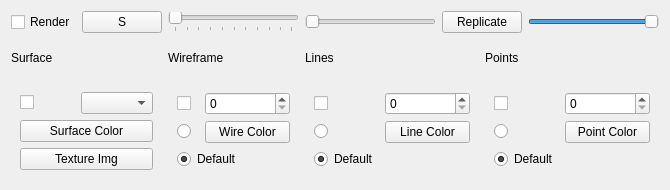
<?xml version="1.0" encoding="UTF-8"?>
<ui version="4.0">
 <class>SurfaceRenderingPropertiesBase</class>
 <widget class="QWidget" name="SurfaceRenderingPropertiesBase">
  <property name="geometry">
   <rect>
    <x>0</x>
    <y>0</y>
    <width>670</width>
    <height>190</height>
   </rect>
  </property>
  <property name="windowTitle">
   <string>Form</string>
  </property>
  <layout class="QGridLayout" name="gridLayout_5">
   <item row="0" column="0">
    <widget class="QCheckBox" name="m_CheckBox_Render">
     <property name="text">
      <string>Render</string>
     </property>
    </widget>
   </item>
   <item row="0" column="1">
    <widget class="QPushButton" name="m_PushButton_QSA">
     <property name="sizePolicy">
      <sizepolicy hsizetype="Preferred" vsizetype="Preferred">
       <horstretch>0</horstretch>
       <verstretch>0</verstretch>
      </sizepolicy>
     </property>
     <property name="text">
      <string>S</string>
     </property>
    </widget>
   </item>
   <item row="0" column="2">
    <widget class="QSlider" name="m_Slider_Frame">
     <property name="orientation">
      <enum>Qt::Horizontal</enum>
     </property>
     <property name="tickPosition">
      <enum>QSlider::TicksBelow</enum>
     </property>
    </widget>
   </item>
   <item row="0" column="3">
    <widget class="QSlider" name="m_Slider_Clip">
     <property name="orientation">
      <enum>Qt::Horizontal</enum>
     </property>
    </widget>
   </item>
   <item row="0" column="4" colspan="2">
    <widget class="QPushButton" name="m_PushButton_Replicate">
     <property name="text">
      <string>Replicate</string>
     </property>
    </widget>
   </item>
   <item row="0" column="6">
    <widget class="QSlider" name="m_Slider_Transparency">
     <property name="value">
      <number>99</number>
     </property>
     <property name="orientation">
      <enum>Qt::Horizontal</enum>
     </property>
    </widget>
   </item>
   <item row="1" column="0">
    <widget class="QLabel" name="label">
     <property name="text">
      <string>Surface</string>
     </property>
    </widget>
   </item>
   <item row="1" column="2">
    <widget class="QLabel" name="label_2">
     <property name="text">
      <string>Wireframe</string>
     </property>
    </widget>
   </item>
   <item row="1" column="3">
    <widget class="QLabel" name="label_3">
     <property name="text">
      <string>Lines</string>
     </property>
    </widget>
   </item>
   <item row="1" column="5">
    <widget class="QLabel" name="label_4">
     <property name="text">
      <string>Points</string>
     </property>
    </widget>
   </item>
   <item row="2" column="0" colspan="2">
    <widget class="QFrame" name="frame">
     <property name="frameShadow">
      <enum>QFrame::Sunken</enum>
     </property>
     <layout class="QGridLayout" name="gridLayout">
      <item row="0" column="0">
       <widget class="QCheckBox" name="m_CheckBox_RenderSurface">
        <property name="text">
         <string/>
        </property>
       </widget>
      </item>
      <item row="0" column="1">
       <widget class="QComboBox" name="m_ComboBox_SurfaceRenderingTypes"/>
      </item>
      <item row="1" column="0" colspan="2">
       <widget class="QPushButton" name="m_PushButton_SurfaceColor">
        <property name="text">
         <string>Surface Color</string>
        </property>
       </widget>
      </item>
      <item row="2" column="0" colspan="2">
       <widget class="QPushButton" name="m_PushButton_SurfaceTexture">
        <property name="text">
         <string>Texture Img</string>
        </property>
       </widget>
      </item>
     </layout>
    </widget>
   </item>
   <item row="2" column="2">
    <widget class="QFrame" name="frame_2">
     <property name="frameShadow">
      <enum>QFrame::Sunken</enum>
     </property>
     <layout class="QGridLayout" name="gridLayout_2">
      <item row="0" column="0">
       <widget class="QCheckBox" name="m_CheckBox_RenderWireframe">
        <property name="text">
         <string/>
        </property>
       </widget>
      </item>
      <item row="0" column="1">
       <widget class="QSpinBox" name="m_SpinBox_Thickness">
        <property name="minimumSize">
         <size>
          <width>85</width>
          <height>0</height>
         </size>
        </property>
       </widget>
      </item>
      <item row="1" column="0">
       <widget class="QRadioButton" name="m_RadioButton_UserSelectedWireframeColor">
        <property name="text">
         <string/>
        </property>
       </widget>
      </item>
      <item row="1" column="1">
       <widget class="QPushButton" name="m_PushButton_WireframeColor">
        <property name="minimumSize">
         <size>
          <width>85</width>
          <height>0</height>
         </size>
        </property>
        <property name="text">
         <string>Wire Color</string>
        </property>
       </widget>
      </item>
      <item row="2" column="0" colspan="2">
       <widget class="QRadioButton" name="m_RadioButton_DefaultWireframeColor">
        <property name="text">
         <string>Default</string>
        </property>
        <property name="checked">
         <bool>true</bool>
        </property>
       </widget>
      </item>
     </layout>
    </widget>
   </item>
   <item row="2" column="3" colspan="2">
    <widget class="QFrame" name="frame_3">
     <property name="frameShadow">
      <enum>QFrame::Sunken</enum>
     </property>
     <layout class="QGridLayout" name="gridLayout_3">
      <item row="0" column="0">
       <widget class="QCheckBox" name="m_CheckBox_RenderLines">
        <property name="text">
         <string/>
        </property>
       </widget>
      </item>
      <item row="0" column="1">
       <widget class="QSpinBox" name="m_SpinBox_LineThickness">
        <property name="minimumSize">
         <size>
          <width>85</width>
          <height>0</height>
         </size>
        </property>
       </widget>
      </item>
      <item row="1" column="0">
       <widget class="QRadioButton" name="m_RadioButton_UserSelectedLineColor">
        <property name="text">
         <string/>
        </property>
       </widget>
      </item>
      <item row="1" column="1">
       <widget class="QPushButton" name="m_PushButton_LineColor">
        <property name="minimumSize">
         <size>
          <width>85</width>
          <height>0</height>
         </size>
        </property>
        <property name="text">
         <string>Line Color</string>
        </property>
       </widget>
      </item>
      <item row="2" column="0" colspan="2">
       <widget class="QRadioButton" name="m_RadioButton_DefaultLineColor">
        <property name="text">
         <string>Default</string>
        </property>
        <property name="checked">
         <bool>true</bool>
        </property>
       </widget>
      </item>
     </layout>
    </widget>
   </item>
   <item row="2" column="5" colspan="2">
    <widget class="QFrame" name="frame_4">
     <property name="frameShadow">
      <enum>QFrame::Sunken</enum>
     </property>
     <layout class="QGridLayout" name="gridLayout_4">
      <item row="0" column="0">
       <widget class="QCheckBox" name="m_CheckBox_RenderPoints">
        <property name="text">
         <string/>
        </property>
       </widget>
      </item>
      <item row="0" column="1">
       <widget class="QSpinBox" name="m_SpinBox_PointThickness">
        <property name="minimumSize">
         <size>
          <width>85</width>
          <height>0</height>
         </size>
        </property>
       </widget>
      </item>
      <item row="1" column="0">
       <widget class="QRadioButton" name="m_RadioButton_UserSelectedPointColor">
        <property name="text">
         <string/>
        </property>
       </widget>
      </item>
      <item row="1" column="1">
       <widget class="QPushButton" name="m_PushButton_PointColor">
        <property name="minimumSize">
         <size>
          <width>85</width>
          <height>0</height>
         </size>
        </property>
        <property name="text">
         <string>Point Color</string>
        </property>
       </widget>
      </item>
      <item row="2" column="0" colspan="2">
       <widget class="QRadioButton" name="m_RadioButton_DefaultPointColor">
        <property name="text">
         <string>Default</string>
        </property>
        <property name="checked">
         <bool>true</bool>
        </property>
       </widget>
      </item>
     </layout>
    </widget>
   </item>
  </layout>
 </widget>
 <resources/>
 <connections/>
</ui>
